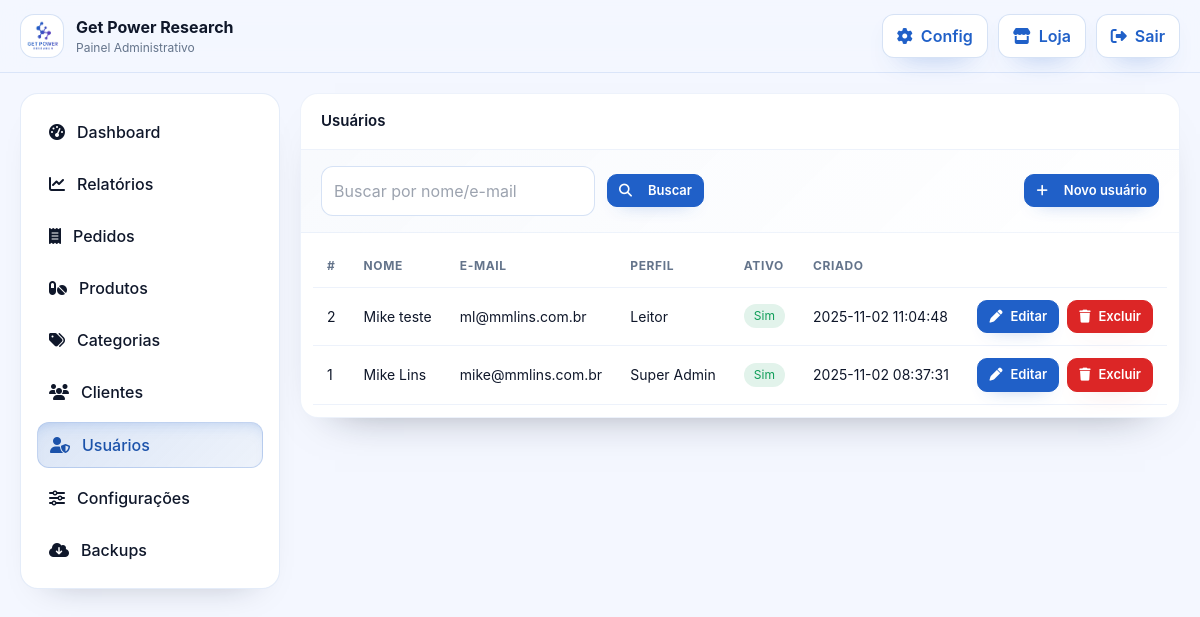
/users.php (signed in), run on the app's committed database.
### tables this page shows
CREATE TABLE `settings` (
  `id` int(10) UNSIGNED NOT NULL,
  `skey` varchar(191) NOT NULL,
  `svalue` longtext NOT NULL,
  `updated_at` timestamp NOT NULL DEFAULT current_timestamp() ON UPDATE current_timestamp()
);

CREATE TABLE `users` (
  `id` int(11) NOT NULL,
  `name` varchar(120) NOT NULL DEFAULT '',
  `email` varchar(190) NOT NULL,
  `pass` varchar(255) NOT NULL,
  `role` varchar(50) NOT NULL DEFAULT 'admin',
  `active` tinyint(1) NOT NULL DEFAULT 1,
  `created_at` timestamp NULL DEFAULT current_timestamp()
);

### bootstrap.php (called while the page is built, shortened)
<?php
if (!function_exists('cache_busted_url')) {
  function cache_busted_url(string $path): string {
    $trimmed = trim($path);
    $absolute = __DIR__ . '/' . ltrim($trimmed, '/');
    $version = is_file($absolute) ? filemtime($absolute) : time();
    $separator = strpos($trimmed, '?') !== false ? '&' : '?';
    return $trimmed . $separator . 'v=' . $version;
  }
}
if (!function_exists('asset_url')) {
  function asset_url($rel){
    $clean = ltrim((string)$rel, '/');
    if (function_exists('cache_busted_url')) {
      return cache_busted_url($clean);
    }
    $abs = __DIR__ . '/' . $clean;
    $v = is_file($abs) ? filemtime($abs) : time();
    $sep = (strpos($clean,'?')!==false) ? '&' : '?';
    return $clean . $sep . 'v=' . $v;
  }
}

### lib/utils.php (called while the page is built, shortened)
<?php
if (!function_exists('setting_get')) {
    function setting_get(string $key, $default = null) {
        try {
            $pdo = db();
            $stmt = $pdo->prepare('SELECT svalue FROM settings WHERE skey = ?');
            $stmt->execute([$key]);
            $value = $stmt->fetchColumn();
            return $value;
        } catch (Throwable $e) {
            return $default;
        }
    }
}
if (!function_exists('csrf_token')) {
    function csrf_token() {
        return $_SESSION['csrf_token'];
    }
}
if (!function_exists('current_admin')) {
    function current_admin(): ?array {
        if (!empty($_SESSION['admin']) && is_array($_SESSION['admin'])) {
            return $_SESSION['admin'];
        }
        return null;
    }
}
if (!function_exists('current_admin_role')) {
    function current_admin_role(): string {
        $admin = current_admin();
        return $admin['role'] ?? 'admin';
    }
}
if (!function_exists('is_super_admin')) {
    function is_super_admin(): bool {
        return current_admin_role() === 'super_admin';
    }
}
if (!function_exists('sanitize_html')) {
    function sanitize_html($html) {
        return htmlspecialchars((string)$html, ENT_QUOTES | ENT_HTML5, 'UTF-8');
    }
}
if (!function_exists('find_logo_path')) {
    function find_logo_path(): ?string {
        $cfgLogo = function_exists('setting_get') ? setting_get('store_logo_url') : null;
        if ($cfgLogo) {
            return ltrim((string)$cfgLogo, '/');
        }
        return null;
    }
}

### users.php (the view, shortened to what this page needs)
<?php
require __DIR__.'/bootstrap.php';
require __DIR__.'/lib/utils.php';
require __DIR__.'/admin_layout.php';
$pdo = db();
$rolesMap = [
  'super_admin' => 'Super Admin',
  'admin'       => 'Administrador',
  'manager'     => 'Gestor',
  'viewer'      => 'Leitor'
];
$isSuperAdmin = is_super_admin();
admin_header('Usuários');
$q = trim((string)($_GET['q'] ?? ''));
$w=' WHERE 1=1 '; $p=[];
$st=$pdo->prepare("SELECT id,name,email,role,active,created_at FROM users $w ORDER BY id DESC LIMIT 200");
$st->execute($p);
echo '<div class="card"><div class="card-title">Usuários</div>';
echo '<div class="card-toolbar">';
echo '  <form class="search-form" method="get">';
echo '    <input class="input" name="q" value="'.sanitize_html($q).'" placeholder="Buscar por nome/e-mail">';
echo '    <button class="btn btn-primary btn-sm" type="submit"><i class="fa-solid fa-magnifying-glass mr-2"></i>Buscar</button>';
echo '  </form>';
echo '  <div class="toolbar-actions">';
echo '    <a class="btn btn-alt btn-sm" href="users.php?action=new"><i class="fa-solid fa-plus mr-2"></i>Novo usuário</a>';
echo '  </div>';
echo '</div>';
echo '<div class="p-3 overflow-x-auto"><table class="table"><thead><tr><th>#</th><th>Nome</th><th>E-mail</th><th>Perfil</th><th>Ativo</th><th>Criado</th><th></th></tr></thead><tbody>';
foreach($st as $u){
  echo '<tr>';
  echo '<td>'.(int)$u['id'].'</td>';
  echo '<td>'.sanitize_html($u['name']).'</td>';
  echo '<td>'.sanitize_html($u['email']).'</td>';
  $roleLabel = $rolesMap[$u['role']] ?? ucfirst($u['role']);
  echo '<td>'.sanitize_html($roleLabel).'</td>';
  echo '<td>'.((int)$u['active']?'<span class="badge ok">Sim</span>':'<span class="badge danger">Não</span>').'</td>';
  echo '<td>'.sanitize_html($u['created_at'] ?? '').'</td>';
  echo '<td><div class="action-buttons">';
  echo '<a class="btn btn-alt btn-sm" href="users.php?action=edit&id='.(int)$u['id'].'"><i class="fa-solid fa-pen"></i> Editar</a>';
  if ($isSuperAdmin) {
    $deleteUrl = 'users.php?action=delete&id='.(int)$u['id'].'&csrf='.csrf_token();
    echo '<a class="btn btn-danger btn-sm" href="'.$deleteUrl.'" onclick="return confirm(\'Excluir usuário?\')"><i class="fa-solid fa-trash"></i> Excluir</a>';
  }
  echo '</div></td>';
  echo '</tr>';
}
echo '</tbody></table></div></div>';
admin_footer();

### admin_layout.php (shortened to what this page needs)
<?php
function admin_header($title='Admin'){
  $store = setting_get('store_name', (cfg()['store']['name'] ?? 'Get Power Research'));
  $fullLogoPath = find_logo_path();
  $logoUrl = $fullLogoPath ? '/' . ltrim($fullLogoPath, '/') : null;
  echo '<!doctype html><html lang="pt-br"><head><meta charset="utf-8">';
  echo '<script src="https://cdn.tailwindcss.com"></script>';
  echo '<link rel="stylesheet" href="https://cdnjs.cloudflare.com/ajax/libs/font-awesome/6.5.0/css/all.min.css">';
  $css = function_exists('asset_url') ? asset_url('assets/admin.css') : 'assets/admin.css';
  echo '<link rel="stylesheet" href="'.$css.'">';
  echo '</head><body>';
  echo '<header class="admin-top"><div class="wrap">';
  $logoHtml = $logoUrl
    ? '<div class="logo img"><img src="'.sanitize_html($logoUrl).'" alt="Logo" class="logo-img"></div>'
    : '<div class="logo icon"><i class="fa-solid fa-capsules"></i></div>';
  echo '<div class="brand">'.$logoHtml.'<div><div class="name">'.sanitize_html($store).'</div><div class="sub">Painel Administrativo</div></div></div>';
  echo '<div class="actions">';
  echo '<a class="btn btn-ghost" href="admin.php?route=settings"><i class="fa-solid fa-gear"></i><span>Config</span></a>';
  echo '<a class="btn btn-ghost" href="index.php" target="_blank"><i class="fa-solid fa-store"></i><span>Loja</span></a>';
  echo '<a class="btn btn-ghost" href="admin.php?route=logout"><i class="fa-solid fa-right-from-bracket"></i><span>Sair</span></a>';
  echo '</div></div></header>';
  echo '<div class="admin-grid"><aside class="admin-side"><nav>';
  $cur = basename($_SERVER['SCRIPT_NAME']);
  echo '<a class="'.($cur==='dashboard.php'?'active':'').'" href="dashboard.php"><i class="fa-solid fa-gauge-high"></i>Dashboard</a>';
  echo '<a class="'.($cur==='reports.php'?'active':'').'" href="reports.php"><i class="fa-solid fa-chart-line"></i>Relatórios</a>';
  echo '<a class="'.($cur==='orders.php'?'active':'').'" href="orders.php"><i class="fa-solid fa-receipt"></i>Pedidos</a>';
  echo '<a class="'.($cur==='products.php'?'active':'').'" href="products.php"><i class="fa-solid fa-pills"></i>Produtos</a>';
  echo '<a class="'.($cur==='categories.php'?'active':'').'" href="categories.php"><i class="fa-solid fa-tags"></i>Categorias</a>';
  echo '<a class="'.($cur==='customers.php'?'active':'').'" href="customers.php"><i class="fa-solid fa-users"></i>Clientes</a>';
  echo '<a class="'.($cur==='users.php'?'active':'').'" href="users.php"><i class="fa-solid fa-user-shield"></i>Usuários</a>';
  echo '<a class="'.($cur==='settings.php'?'active':'').'" href="settings.php"><i class="fa-solid fa-sliders"></i>Configurações</a>';
  if (function_exists('is_super_admin') && is_super_admin()) {
    echo '<a class="'.($cur==='backup.php'?'active':'').'" href="backup.php"><i class="fa-solid fa-cloud-arrow-down"></i>Backups</a>';
  }
  echo '</nav></aside><main class="admin-main">';
}
function admin_footer(){
  echo '</main></div>';
  echo '</body></html>';
}

### data on the page
settings: svalue (picture)
settings: svalue "Get Power Research"
users: id "2", name "Mike teste", email "ml@mmlins.com.br", role "Leitor", active "Sim", created_at "2025-11-02 11:04:48"
users: id "1", name "Mike Lins", email "mike@mmlins.com.br", role "Super Admin", active "Sim", created_at "2025-11-02 08:37:31"
